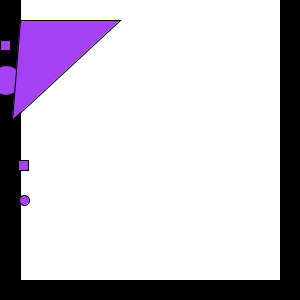
Frame 1 (no input)
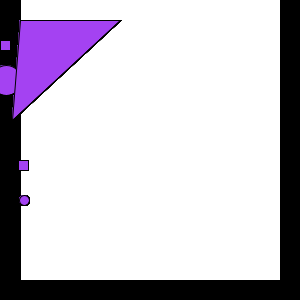
Frame 60 (the mouse pressed at the canvas centre just before this capture)
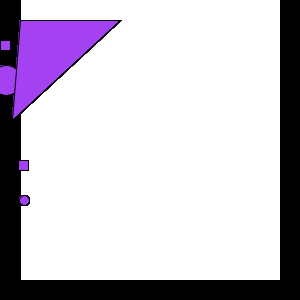
Frame 120 (the mouse held since frame 60 and released just before this capture)

The Processing sketch that drew these frames (run headless with seeded random() and noise(); from frame 60 on, the mouse is pressed at the canvas centre):

// Processing sketch: processing_91195
// ── processing_91195.pde

int [] posX =  {50,100,140, 195,270};
float r,g,b;
int i;


void setup()
{ 
size(300, 300);
background(255);
r=random(255); g=random(255); b= random(255);
fill (0);
rect (0,0,20,300);
rect (0,280,300,280);
rect (280,0,20,300);
fill (r,g,b);
if (mouseX <= 20 || mouseX >=280 || mouseY >=280)
 {
    for( int i = 0; i < posX.length; i++)
    {
      posX[i] =i *6;
    }
 }
}
void draw()
{
 
  rect (posX [0],40,10,10);
 
  ellipse (posX [1],80,30,30);
 
  triangle (posX[2],120,120,20,20,20);
 
  rect (posX [3],160,10,10);
  
  ellipse (posX [4],200,10,10);
 }
